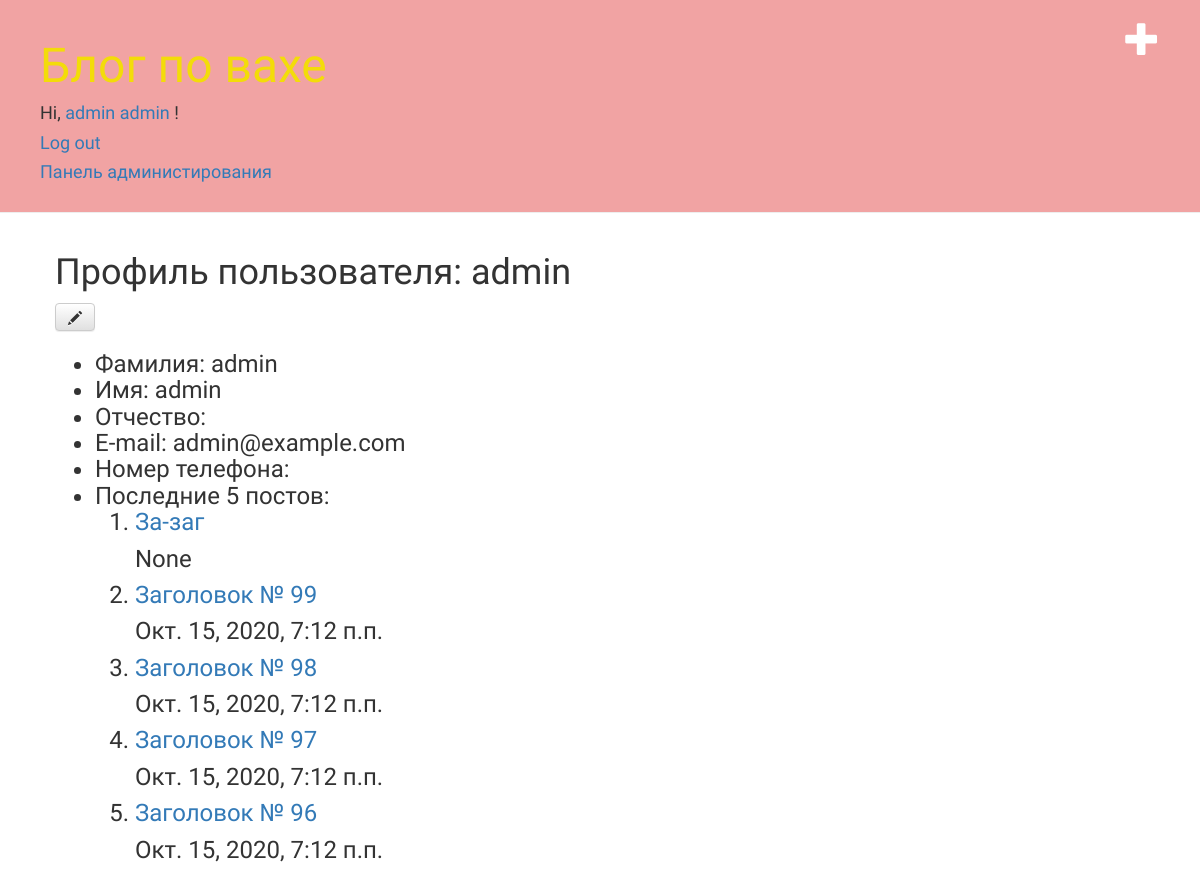
The app's page /accounts/dashboard/ (signed in), older data.
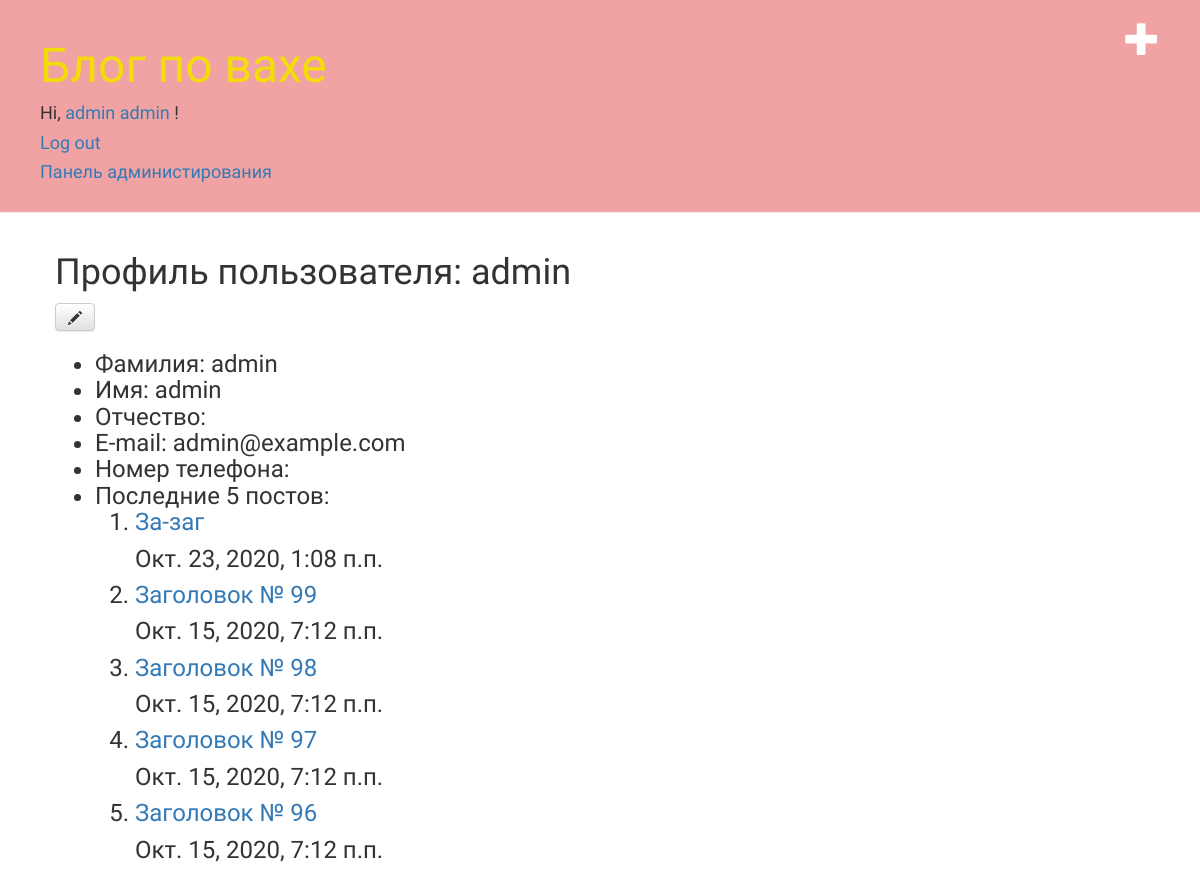
The same page, newer data.
### blog/models.py (models this page shows, shortened)
class Post(models.Model):
    author = models.ForeignKey(settings.AUTH_USER_MODEL, on_delete=models.CASCADE)
    title = models.CharField(max_length=200)
    text = models.TextField()
    created_datetime = models.DateTimeField(default=timezone.now)
    published_date = models.DateTimeField(blank = True, null = True)

### accounts/views.py (the view)
# urls.py: path('dashboard/', views.dashboard, name='dashboard'),
def dashboard(request):
    last_posts = Post.objects.filter(author_id = request.user).order_by('-published_date')[:5]
    return render(request, 'dashboard.html', {'last_posts' : last_posts})

### accounts/templates/dashboard.html (shortened to what this page needs)
{% extends 'base.html' %}
{% block content %}
<h1>Профиль пользователя: {{ user.username}}</h1>
<a class="btn btn-default" href="{% url 'dashboard_edit' %}"><span class="glyphicon glyphicon-pencil"></span></a>
<h3><div class="information">
    <ul>
        <li>Фамилия: {{ user.last_name }}</li>
        <li>Имя: {{ user.first_name }}</li>
        <li>Отчество: {{ user.profile.patronymic }}</li>
        <li>E-mail: {{ user.email }}</li>
        <li>Номер телефона: {{ user.profile.phone_number }}</li>
        <li>Последние 5 постов:
            <ol>{% for post in last_posts %}
                <li>
                    <p><a href="{% url 'post_detail' pk=post.pk %}">{{ post.title }}</a></p>
                    <p>{{ post.published_date}}</p>
                </li>
                {% endfor %}
            </ol>
        </li>
    </ul>
</div></h3>
{% endblock content %}

### accounts/templates/base.html (shortened to what this page needs)
{% load static %}
<html>
    <head>
        <link rel="stylesheet" href="//maxcdn.bootstrapcdn.com/bootstrap/3.2.0/css/bootstrap.min.css">
        <link rel="stylesheet" href="//maxcdn.bootstrapcdn.com/bootstrap/3.2.0/css/bootstrap-theme.min.css">
        <link rel="stylesheet" href="{% static 'css/blog.css' %}">
    </head>
    <body>
        <div class="page-header">
            {% if user.is_authenticated %}
                <a href="{% url 'post_new' %}" class="top-menu"><span class="glyphicon glyphicon-plus"></span></a>
            {% endif %}
            <h1><a href="/">Блог по вахе</a></h1>
            {% if user.is_authenticated %}
                <h4><p>Hi, <a href="{% url 'dashboard' %}">{{ user.last_name }} {{ user.first_name }} {{ user.profile.patronymic }}</a>!</p>
                <p><a href="{% url 'logout' %}">Log out</a></p>
            {% if user.is_superuser %}
                <p><a href="http://127.0.0.1:8000/admin/">Панель администирования</a></p>
                {% endif %}
            {% else %}
                <h4><p><a href="accounts/signup/">Registration</a></p></h4>
                <h4><a href="{% url 'login' %}">Log In</a></h4>
            {% endif %}</h4>
        </div>
        <h4><div class="content container">
            <div class="row">
                <div class="col-md-8">
                {% block content %}
                {% endblock %}
                </div>
            </div>
        </div></h4>
    </body>
</html>

### blog/static/css/blog.css (style rules this page uses)
.page-header { background-color: #E8666698; margin-top: 0; padding: 20px 20px 20px 40px; }
.page-header h1, .page-header h1 a, .page-header h1 a:visited, .page-header h1 a:active { color: #f3dc09; font-size: 36pt; text-decoration: none; }
.content { margin-left: 40px; }
h1, h2, h3, h4 { font-family: 'Lobster', cursive; }
.top-menu, .top-menu:hover, .top-menu:visited { color: #ffffff; float: right; font-size: 26pt; margin-right: 20px; }

Row changes from the older to the newer data that the page shows:
changed Post "За-заг": published_date "None" → "Окт. 23, 2020, 1:08 п.п."
